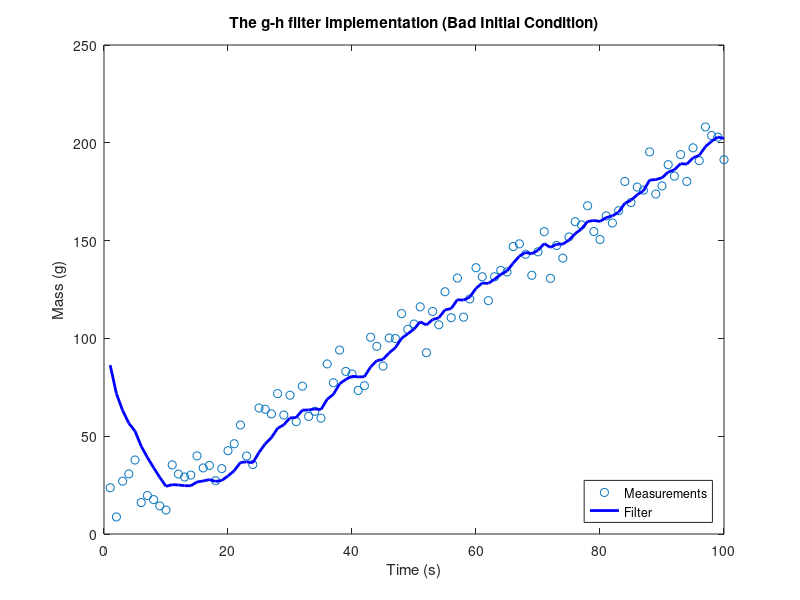

Recreate this plot in MATLAB.
clear all
close all
clc

samples = 100;  %Number of samples
t=[1:samples]; %Time series
R = 10; %Noise factor
mass=2*t + R*(randn(1,samples)) + 5;  %Noisy mass data simulation
x_est = 100;  %Initial estimate
g = 0.2;   %Scaling factor for measurement
h = 0.01;  %Scaling factor for measurement over time
dx = 2;  %Derivative of 2 , slope = 2 as dt=1
dt = 1
data = zeros(4,4)

for k=1:samples
   %prediction step
   x_pred = x_est + (dx*dt);  
   
   %update step
   residual = mass(k)-x_pred;
   dx = dx + h*(residual/dt)
   x_est = x_pred + g*residual; 
    
   %Saving Data
   %data(k,1)=t;
   data(k,2)=x_pred;
   data(k,3)=x_est;
   
end

%Plotting Data
plot(t,mass,'o')
hold on
plot(t,data(:,3),'-b','LineWidth',2)
legend('Measurements','Filter')
legend('Location','southeast')
title('The g-h filter implementation (Bad Initial Condition)')
xlabel('Time (s)')
ylabel('Mass (g)')

